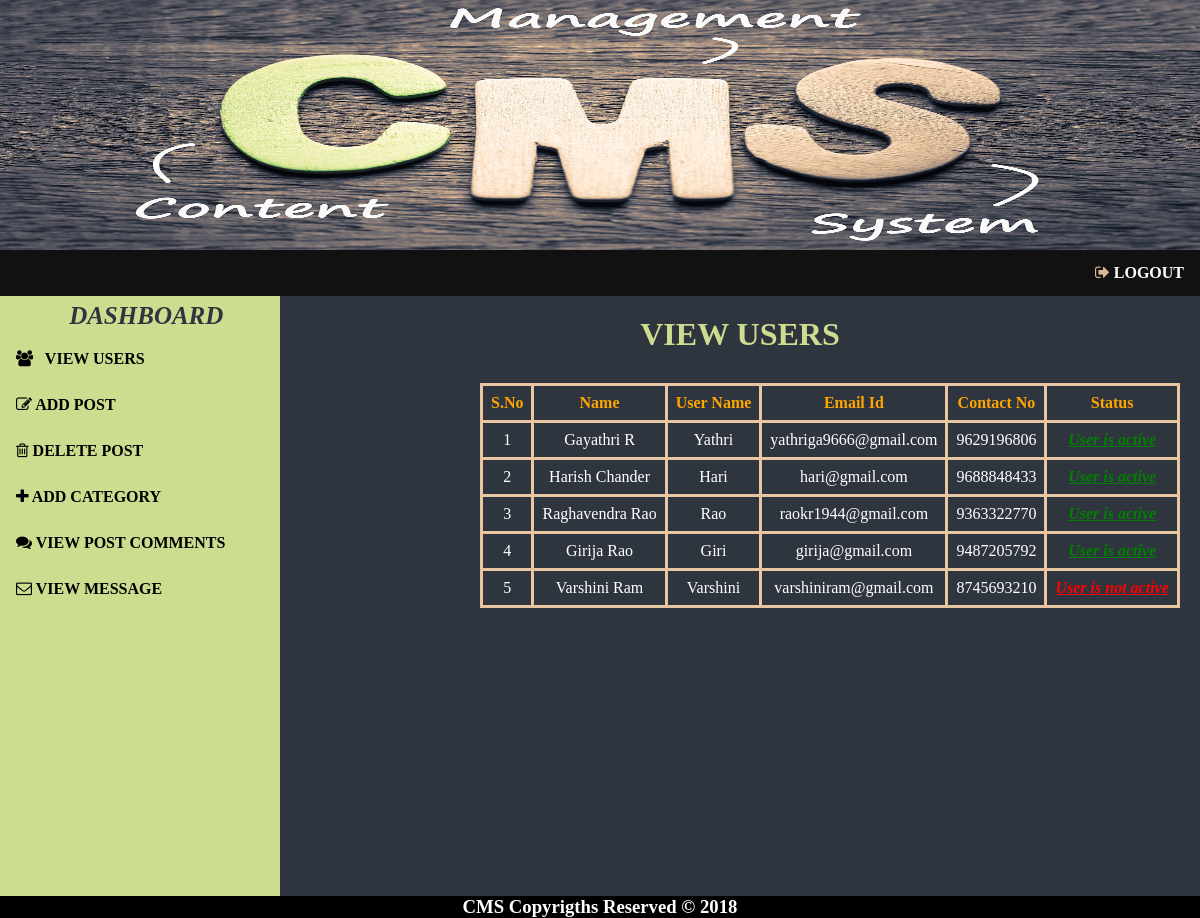
Page /ahome.php (signed in) on the committed database.
### tables this page shows
CREATE TABLE IF NOT EXISTS `users` (
  `UID` int(11) NOT NULL AUTO_INCREMENT,
  `FNAME` varchar(30) NOT NULL,
  `UNAME` varchar(30) NOT NULL,
  `UPASS` varchar(30) NOT NULL,
  `EMAIL` varchar(30) NOT NULL,
  `CONTACT` varchar(30) NOT NULL,
  `STATUS` int(11) NOT NULL DEFAULT '1',
  PRIMARY KEY (`UID`)
);

### ahome.php (the view, shortened to what this page needs)
<?php
include "config.php";
?>
<html>
	<head>
		<?php include "head.php" ?>
	</head>
	<body>
	<?php include "nav.php";?>
		<div id="container">
			<div id="sidenav">
				<ul>
					<li id="dash"> &nbsp DASHBOARD</li>
					<li><a href="ahome.php"><i class="fa fa-users"></i> &nbsp VIEW USERS </a></li>
					<li><a href="addpost.php"><i class="fa fa-pencil-square-o"></i> ADD POST &nbsp </a></li>
					<li><a href="delpost.php"><i class="fa fa-trash-o"></i> DELETE POST </a></li>
					<li><a href="addcat.php"><i class="fa fa-plus"></i> ADD CATEGORY</a></li>
					<li><a href="viewcomments.php"><i class="fa fa-comments"></i> VIEW POST COMMENTS</a></li>
					<li><a href="message.php"><i class="fa fa-envelope-o"></i> VIEW MESSAGE</a></li>
				</ul>
			</div>
				<h1>VIEW USERS</h1>
					<table id="">
						<tr>
							<th>S.No</th>
							<th>Name</th>
							<th>User Name</th>
							<th>Email Id</th>
							<th>Contact No</th>
							<th>Status</th>
						</tr>
					<?php
						$sql="SELECT * FROM USERS";
						$res=$con->query($sql);
						if($res->num_rows>0)
						{
							$i=0;
							while($row=$res->fetch_assoc())
							{
								$i++;
								?>
								<tr>
										<td><?php echo $i; 	?></td>
										<td><?php echo $row["FNAME"]; ?></td>
								<td><?php echo $row["UNAME"]; ?></td>
										<td><?php echo $row["EMAIL"]; ?></td>
										<td><?php echo $row["CONTACT"]; ?></td>
										<td>
									<?php
										if($row["STATUS"]==1)
										{
											?>
											<a  class="mes" href="updateStatus.php?uid=<?php echo $row["UID"]; ?>&status=0">User is active</a>
											<?php
										}
										else if($row["STATUS"]==0)
										{
										?>
											<a  class="error" href="updateStatus.php?uid=<?php echo $row["UID"]; ?>&status=1">User is not active</a>
									<?php
										}
									?>
										</td>
								</tr>
					<?php
							}
						}
					?>
					</table>
		</div>
	<?php include "foot.php";?>
	</body>
</html>

### style.css (style rules this page uses)
* { margin:0px; padding:0px; }
ul { list-style-type: none; margin: 0px; padding: 0px; overflow: hidden; background-color: #111; }
li { float: left; }
li i { color:#dab996; }
li a { display: block; color: white; text-align: center; padding: 14px 16px; text-decoration: none; font-weight:bold; }
#sidenav { width:280px; height:600px; float:left; background:#cddd90; }
#sidenav ul { list-style-type:none; display:block; background:#cddd90; }
#sidenav ul li a,#sidenav ul li i { color:black; }
#dash { font-style:italic; font-size:25px; font-weight:bold; color:#2f353f !important; line-height:40px; margin-left:0px; margin-top:0px; background:; height:40px; text-align:center; width:280px; }
.error { color:red; font-style:italic; text-align:center; font-weight:bold; }
.mes { color:green; font-style:italic; font-weight:bold; text-align:center; }
#container { height:auto; width:100%; float:left; background:#2f353f; }
body { background:#2f353f; }
table,tr,td,th { border:3px solid #e9c6a1; text-align:center; margin-left:480px;margin-top:30px; border-collapse:collapse; padding:8px; color:white; }
th { color:orange; font-weight:bold; }
h1 { text-align:center; font-weight:bold; margin-top:20px; text-decoration:italic; font-family:Harrington; color:#cddd90; }

### rows in the picture
users: FNAME "Gayathri R", UNAME "Yathri", EMAIL "yathriga9666@gmail.com", CONTACT "9629196806"
users: FNAME "Harish Chander", UNAME "Hari", EMAIL "hari@gmail.com", CONTACT "9688848433"
users: FNAME "Raghavendra Rao", UNAME "Rao", EMAIL "raokr1944@gmail.com", CONTACT "9363322770"
users: FNAME "Girija Rao", UNAME "Giri", EMAIL "girija@gmail.com", CONTACT "9487205792"
users: FNAME "Varshini Ram", UNAME "Varshini", EMAIL "varshiniram@gmail.com", CONTACT "8745693210"
